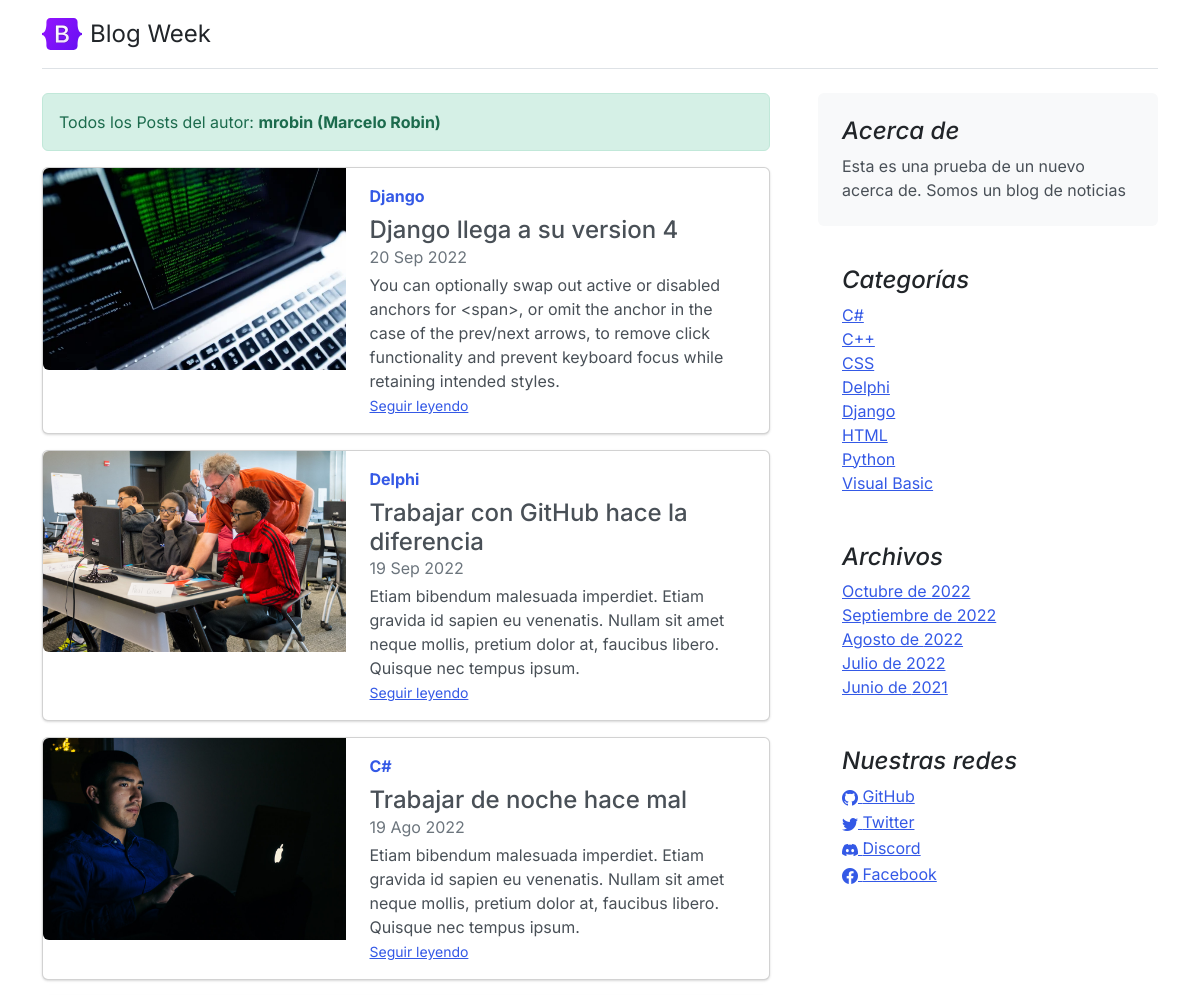
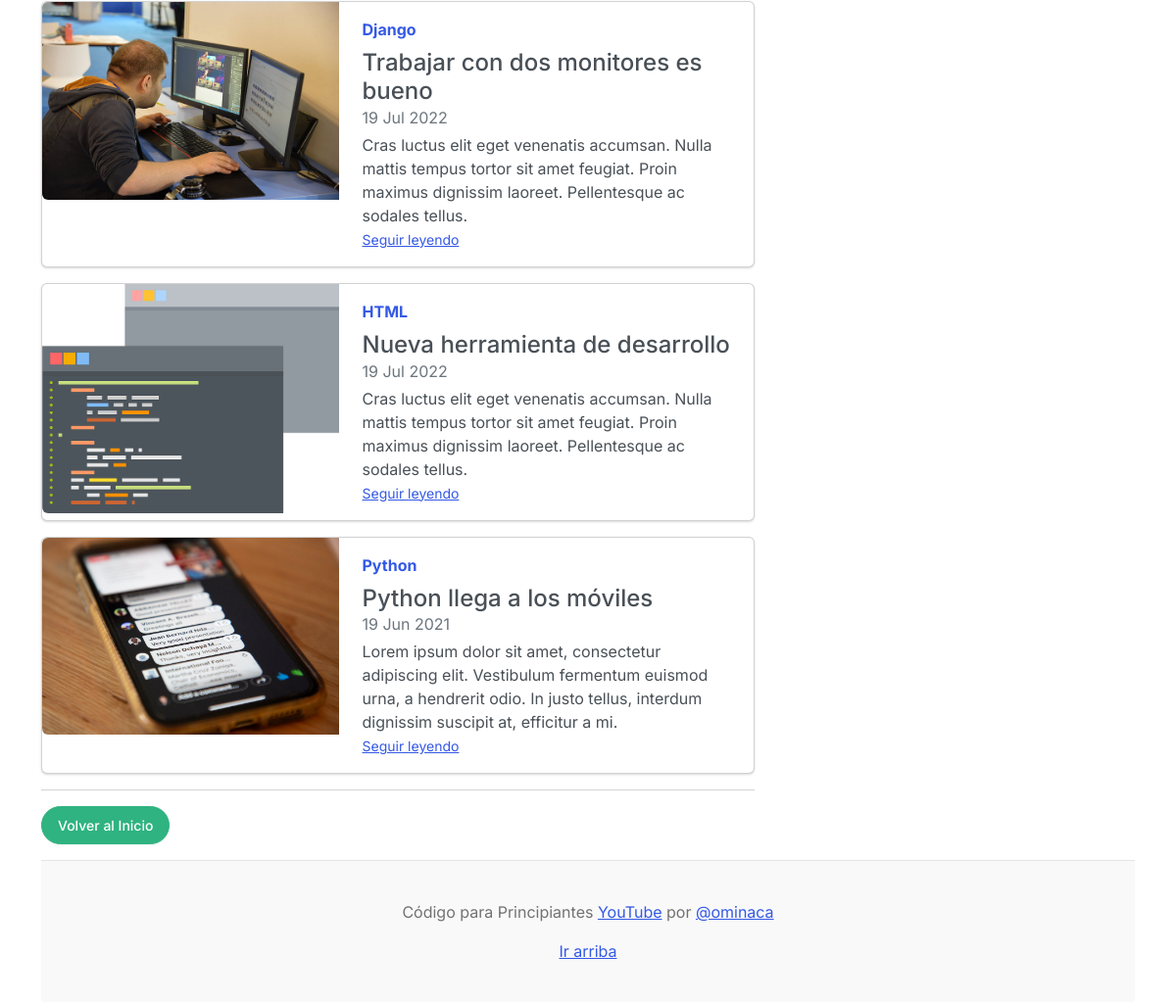
Page /author/1 on the committed database (2 pictures, top to bottom).
### core/models.py (models this page shows, shortened)
class Post(models.Model):
	title = models.CharField(max_length=250, verbose_name='Título')
	excerpt = models.TextField(verbose_name='Bajada')
	content = RichTextField(verbose_name='Contenido')
	image = models.ImageField(upload_to='posts', null=True, blank=True, verbose_name='Imagen')
	published = models.BooleanField(default=False, verbose_name='Publicado')
	category = models.ForeignKey(Category, on_delete=models.CASCADE, related_name='get_posts', verbose_name='Categoría')
	author = models.ForeignKey(User, on_delete=models.CASCADE, related_name='get_posts', verbose_name='Autor')
	tags = models.ManyToManyField(Tag, verbose_name='Etiquetas')
	likes = models.ManyToManyField(User, related_name='blog_posts', verbose_name='Me Gusta')
	created = models.DateTimeField(auto_now_add=True, verbose_name='Fecha de creación')
	updated = models.DateTimeField(auto_now=True, verbose_name='Fecha de modificación')
	class Meta:
		verbose_name = 'Publicación'
		verbose_name_plural = 'Publicaciones'
		ordering = ['-created']

class Category (models.Model):
	name = models.CharField(max_length=200, unique=True, verbose_name='Nombre')
	active = models.BooleanField(default=True, verbose_name='Activo')
	created = models.DateTimeField(auto_now_add=True, verbose_name='Fecha de creación')
	updated = models.DateTimeField(auto_now=True, verbose_name='Fecha de modificación')
	class Meta:
		verbose_name = 'Categoría'
		verbose_name_plural = 'Categorías'
		ordering = ['name']
	def __str__(self):
		return self.name

class About(models.Model):
	description = models.CharField(max_length=350, verbose_name='Descripción')
	created = models.DateTimeField(auto_now_add=True, verbose_name='Fecha de creación')
	updated = models.DateTimeField(auto_now=True, verbose_name='Fecha de modificación')
	class Meta:
		verbose_name = 'Acerca de'
		verbose_name_plural = 'Acerca de Nosotros'
		ordering = ['-created']
	def __str__(self):
		return self.description

class Link(models.Model):
	key = models.CharField(max_length=100, verbose_name='Key Link')
	name = models.CharField(max_length=120, verbose_name='Red Social')
	url = models.URLField(max_length=350, blank=True, null=True, verbose_name='Enlace')
	icon = models.CharField(max_length=100, blank=True, null=True, verbose_name='Icono')
	created = models.DateTimeField(auto_now_add=True, verbose_name='Fecha de creación')
	updated = models.DateTimeField(auto_now=True, verbose_name='Fecha de modificación')
	class Meta:
		verbose_name = 'Red Social'
		verbose_name_plural = 'Redes Sociales'
		ordering = ['name']

### core/views.py (the view)
# urls.py: path('author/<int:author_id>', author, name='author'),
def author(request, author_id):
    try:
        author = get_object_or_404(User, id=author_id)
        return render(request, 'core/author.html', {'author':author})
    except:
        return render(request, 'core/404.html')

### core/processors.py (called while the page is built)
def ctx_dic_about(request):
	ctx_about = {}
	ctx_about['ABOUT'] = About.objects.latest('created')
	return ctx_about

def ctx_dic_category(request):
	ctx_category = {}
	ctx_category['categories'] = Category.objects.filter(active=True)
	return ctx_category

def ctx_dic_history(request):
	ctx_history = {}
	ctx_history['dates'] = Post.objects.dates('created', 'month', order='DESC').distinct()
	return ctx_history

def ctx_dic_link(request):
	ctx_link = {}
	links = Link.objects.all()
	for link in links:
		ctx_link[link.key] = {'url':link.url, 'icon':link.icon}
	return ctx_link

### core/templates/core/author.html
{% extends 'core/base.html' %}
{% load static %}
{% block content %}
<div class="alert alert-success" role="alert">
    Todos los Posts del autor: <strong>{{ author.username }} ({{ author.first_name }} {{ author.last_name }})</strong>
</div>
{% for post in author.get_posts.all %}
    <div class="card mb-3">
    <div class="row g-0">
        <div class="col-md-5">
        <img src={{ post.image.url }} class="img-fluid rounded-start" alt="...">
        </div>
        <div class="col-md-7">
        <div class="card-body">
            <strong class="d-inline-block mb-2 text-primary">{{ post.category }}</strong>
            <h4 class="mb-0">{{ post.title }}</h4>
            <div class="mb-1 text-muted">{{ post.created|date:"d M Y" }}</div>
            <p class="card-text mb-auto">{{ post.excerpt }}</p>
            <p class="card-text"><small class="text-muted"><a href={% url 'post' post.id %} class="stretched-link">Seguir leyendo</a></small></p>
        </div>
        </div>
    </div>
    </div>
{% endfor %}
<hr>
{% if request.path != '/' %}
    <div class="my-3">
        <a class="btn btn-success rounded-pill" href={% url 'home' %}>Volver al Inicio</a>
    </div>
{% endif %}
{% endblock %}

### core/templates/core/base.html (shortened to what this page needs)
<!doctype html>
<html lang="es">
<head>
    <link rel="stylesheet" href="https://cdn.jsdelivr.net/npm/bootstrap-icons@1.9.1/font/bootstrap-icons.css">
    {% load static %}
    <link href={% static 'core/css/bootstrap.min.css' %} rel="stylesheet">
    <link href={% static 'core/css/blog.css' %} rel="stylesheet">
</head>
<body>
  <div class="container">
    <header class="d-flex flex-wrap justify-content-center py-3 mb-4 border-bottom">
      <a href="/" class="d-flex align-items-center mb-3 mb-md-0 me-md-auto text-dark text-decoration-none">
        <img class="bi me-2" width="40" height="32" src={% static 'core/img/bootstrap-logo.svg' %}>
        <span class="fs-4">Blog Week</span>
      </a>
    </header>
    <main class="mt-2">
      <section class="row g-5">
        <div class="col-md-8">
            {% block content %} {% endblock %}
        </div>
        <aside class="col-md-4">
          <div class="position-sticky" style="top: 2rem;">
            <div class="p-4 mb-3 bg-light rounded">
              <h4 class="fst-italic">Acerca de</h4>
              <p class="mb-0">{{ ABOUT }}</p>
            </div>
            <div class="p-4">
              <h4 class="fst-italic">Categorías</h4>
              <ol class="list-unstyled mb-0">
                {% for item in categories %}
                  <li><a href={% url 'category' item.id %}>{{ item.name }}</a></li>
                {% endfor %}
              </ol>
            </div>
            <div class="p-4">
              <h4 class="fst-italic">Archivos</h4>
              <ol class="list-unstyled mb-0">
                {% for item in dates %}
                  <li>
                    {% if item.month == 6 %}<a href={% url 'dates' item.month item.year %}>Junio de {{ item.year }}</a>{% endif %}
                    {% if item.month == 7 %}<a href={% url 'dates' item.month item.year %}>Julio de {{ item.year }}</a>{% endif %}
                    {% if item.month == 8 %}<a href={% url 'dates' item.month item.year %}>Agosto de {{ item.year }}</a>{% endif %}
                    {% if item.month == 9 %}<a href={% url 'dates' item.month item.year %}>Septiembre de {{ item.year }}</a>{% endif %}
                    {% if item.month == 10 %}<a href={% url 'dates' item.month item.year %}>Octubre de {{ item.year }}</a>{% endif %}
                  </li>
                {% endfor %}
              </ol>
            </div>
            <div class="p-4">
              <h4 class="fst-italic">Nuestras redes</h4>
              <ol class="list-unstyled">
                {% if LINK_GITHUB.url %}
                  <li><a href={{ LINK_GITHUB.url }}><i class="{{ LINK_GITHUB.icon }}"></i> GitHub</a></li>
                {% endif %}
                {% if LINK_TWITTER.url %}
                  <li><a href={{ LINK_TWITTER.url }}><i class="{{ LINK_TWITTER.icon }}"></i> Twitter</a></li>
                {% endif %}
                {% if LINK_DISCORD.url %}
                  <li><a href={{ LINK_DISCORD.url }}><i class="{{ LINK_DISCORD.icon }}"></i> Discord</a></li>
                {% endif %}
                {% if LINK_FACEBOOK.url %}
                  <li><a href={{ LINK_FACEBOOK.url }}><i class="{{ LINK_FACEBOOK.icon }}"></i> Facebook</a></li>
                {% endif %}
              </ol>
            </div>
          </div>
        </aside>
      </section>
    </main>
    <footer class="blog-footer">
      <p>Código para Principiantes <a href="https://www.youtube.com/channel/UCojloc55DB6zD6zB7-kTWWQ">YouTube</a> por <a href="https://twitter.com/ominaca">@ominaca</a></p>
      <p>
        <a href="#">Ir arriba</a>
      </p>
    </footer>
  </div>
</body>
</html>

### core/static/core/css/blog.css (style rules this page uses)
.blog-footer { padding: 2.5rem 0; color: #727272; text-align: center; background-color: #f9f9f9; border-top: .05rem solid #e5e5e5; }
.blog-footer p:last-child { margin-bottom: 0; }
.bi { vertical-align: -.125em; fill: currentColor; }

### rows in the picture
Post: image (picture), category "Django", title "Django llega a su version 4", created "20 Sep 2022", excerpt "You can optionally swap out active or disabled anchors for <span>, or omit the anchor in the case of the prev/next arrows, to remove click functionality and prevent keyboard focus while retaining intended styles."
Post: image (picture), category "Delphi", title "Trabajar con GitHub hace la diferencia", created "19 Sep 2022", excerpt "Etiam bibendum malesuada imperdiet. Etiam gravida id sapien eu venenatis. Nullam sit amet neque mollis, pretium dolor at, faucibus libero. Quisque nec tempus ipsum."
Post: image (picture), category "C#", title "Trabajar de noche hace mal", created "19 Ago 2022", excerpt "Etiam bibendum malesuada imperdiet. Etiam gravida id sapien eu venenatis. Nullam sit amet neque mollis, pretium dolor at, faucibus libero. Quisque nec tempus ipsum."
Post: image (picture), category "Django", title "Trabajar con dos monitores es bueno", created "19 Jul 2022", excerpt "Cras luctus elit eget venenatis accumsan. Nulla mattis tempus tortor sit amet feugiat. Proin maximus dignissim laoreet. Pellentesque ac sodales tellus."
Post: image (picture), category "HTML", title "Nueva herramienta de desarrollo", created "19 Jul 2022", excerpt "Cras luctus elit eget venenatis accumsan. Nulla mattis tempus tortor sit amet feugiat. Proin maximus dignissim laoreet. Pellentesque ac sodales tellus."
Post: image (picture), category "Python", title "Python llega a los móviles", created "19 Jun 2021", excerpt "Lorem ipsum dolor sit amet, consectetur adipiscing elit. Vestibulum fermentum euismod urna, a hendrerit odio. In justo tellus, interdum dignissim suscipit at, efficitur a mi."
About: description "Esta es una prueba de un nuevo acerca de. Somos un blog de noticias"
Category: name "C#"
Category: name "C++"
Category: name "CSS"
Category: name "Delphi"
Category: name "Django"
Category: name "HTML"
Category: name "Python"
Category: name "Visual Basic"

### other values in the picture
{{ author.username }} "mrobin"
{{ author.first_name }} "Marcelo"
{{ author.last_name }} "Robin"
{{ item.year }} "2022"
{{ item.year }} "2021"
